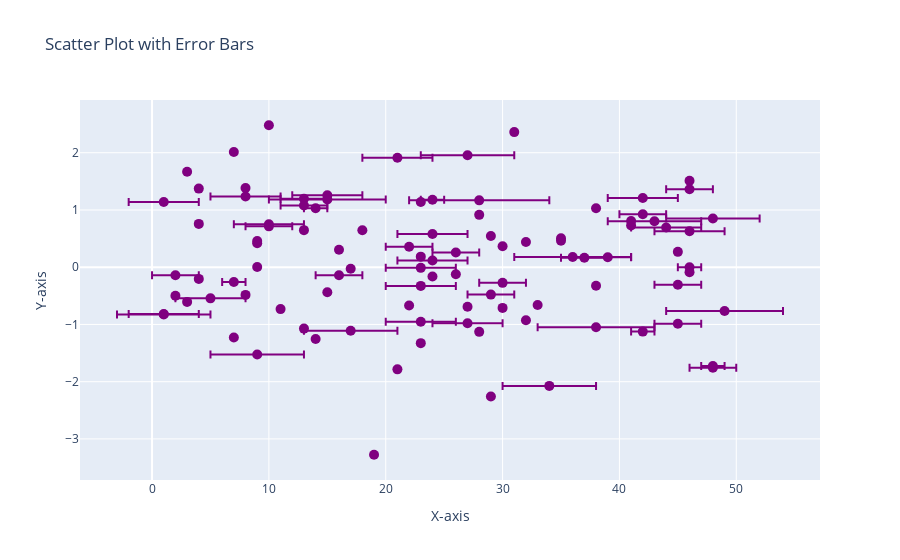

Notebook code for this chart:
### Markdown cell above
4.Scatter plot with horizontal errors

### Code cell
import plotly.graph_objects as pg
import numpy as np

x=np.random.randint(1,50,100)
y=np.random.randn(100)

fig=pg.Figure(data=pg.Scatter(x=x, y=y, mode='markers', marker=dict(size=10, color='purple', symbol='circle')))
fig.update_traces(error_x=dict(type='data', array=[2,2,2,4,2,5,3,3,3,4,1,3,5,3,1,1,3,3,2,2,3,4,3,2,3,4,2,1,3,5,2,2,2,3,4,4,3,2,2,2,1,2,4,3,5,6,1,2,3,3], visible=True))
fig.update_layout(title='Scatter Plot with Error Bars', xaxis_title='X-axis', yaxis_title='Y-axis')
fig.show()

### Figure 1 — Plotly figure (JSON) as saved in the notebook; plotly's stock layout.template omitted (floating-point values rounded to 4 significant figures)
{"data": [{"error_x": {"array": [2, 2, 2, 4, 2, 5, 3, 3, 3, 4, 1, 3, 5, 3, 1, 1, 3, 3, 2, 2, 3, 4, 3, 2, 3, 4, 2, 1, 3, 5, 2, 2, 2, 3, 4, 4, 3, 2, 2, 2, 1, 2, 4, 3, 5, 6, 1, 2, 3, 3], "type": "data", "visible": true}, "marker": {"color": "purple", "size": 10, "symbol": "circle"}, "mode": "markers", "type": "scatter", "x": [39, 37, 46, 27, 10, 15, 5, 23, 1, 43, 46, 10, 36, 24, 14, 7, 21, 27, 16, 48, 42, 34, 1, 29, 46, 48, 45, 24, 15, 49, 22, 13, 2, 24, 1, 17, 44, 13, 42, 45, 42, 26, 9, 23, 38, 28, 48, 30, 23, 8, 8, 17, 26, 9, 22, 15, 33, 32, 28, 10, 4, 38, 11, 23, 3, 24, 23, 28, 9, 27, 3, 29, 41, 38, 8, 19, 7, 46, 13, 13, 41, 9, 31, 23, 18, 30, 4, 46, 4, 32, 35, 14, 45, 7, 21, 30, 29, 2, 35, 16], "y": [0.1744, 0.1649, 1.363, 1.956, 0.714, 1.182, -0.5441, -0.3264, -0.8174, 0.8018, -0.001281, 0.7515, 0.1792, 0.1169, 1.03, -0.2595, 1.913, -0.9778, -0.1404, -1.756, 1.21, -2.073, 1.139, -0.4786, 0.6267, 0.8504, -0.9878, 1.179, 1.255, -0.7665, 0.3565, 1.197, -0.1404, 0.5788, -0.8256, -1.109, 0.6946, 1.077, 0.9244, -0.3062, -1.125, 0.2576, -1.524, -0.9514, -1.048, 1.168, -1.728, -0.2735, -0.01099, 1.235, 1.384, -0.02639, -0.123, 0.002268, -0.668, -0.4379, -0.6615, -0.9263, 0.9144, 2.48, 0.757, -0.3244, -0.7319, 1.139, 1.666, -0.163, -1.327, -1.129, 0.4589, -0.6923, -0.6059, 0.5452, 0.8084, 1.031, -0.4838, -3.276, -1.228, -0.08745, 0.6477, -1.072, 0.7297, 0.4194, 2.36, 0.1842, 0.647, -0.7109, -0.2043, 1.509, 1.373, 0.4405, 0.4637, -1.255, 0.2682, 2.012, -1.784, 0.3664, -2.26, -0.4992, 0.506, 0.3058]}], "layout": {"title": {"text": "Scatter Plot with Error Bars"}, "xaxis": {"title": {"text": "X-axis"}}, "yaxis": {"title": {"text": "Y-axis"}}}}
